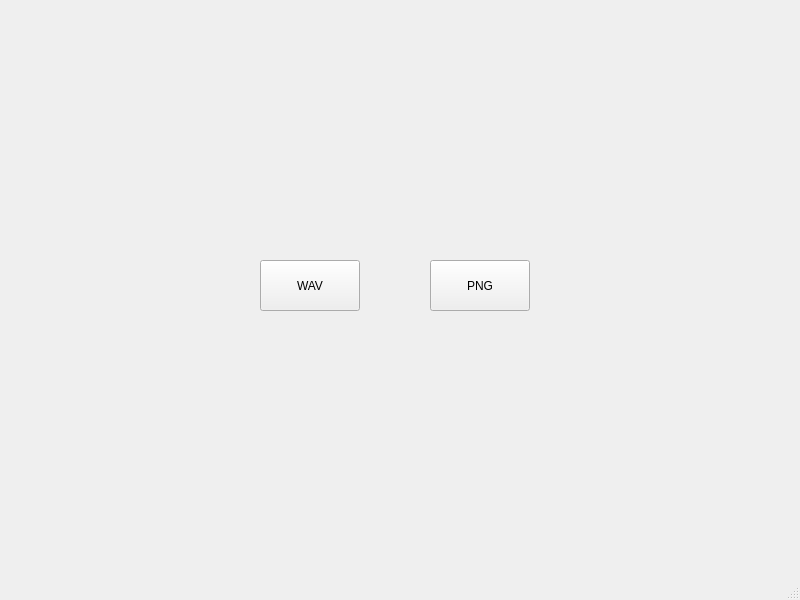
<?xml version="1.0" encoding="UTF-8"?>
<ui version="4.0">
 <class>MainWindow</class>
 <widget class="QMainWindow" name="MainWindow">
  <property name="geometry">
   <rect>
    <x>0</x>
    <y>0</y>
    <width>800</width>
    <height>600</height>
   </rect>
  </property>
  <property name="windowTitle">
   <string>MainWindow</string>
  </property>
  <widget class="QWidget" name="centralwidget">
   <widget class="QPushButton" name="openPngButton">
    <property name="geometry">
     <rect>
      <x>430</x>
      <y>260</y>
      <width>100</width>
      <height>51</height>
     </rect>
    </property>
    <property name="text">
     <string>PNG</string>
    </property>
   </widget>
   <widget class="QPushButton" name="openWavButton">
    <property name="geometry">
     <rect>
      <x>260</x>
      <y>260</y>
      <width>100</width>
      <height>51</height>
     </rect>
    </property>
    <property name="text">
     <string>WAV</string>
    </property>
   </widget>
  </widget>
  <widget class="QMenuBar" name="menubar">
   <property name="geometry">
    <rect>
     <x>0</x>
     <y>0</y>
     <width>800</width>
     <height>24</height>
    </rect>
   </property>
  </widget>
  <widget class="QStatusBar" name="statusbar"/>
 </widget>
 <resources/>
 <connections/>
</ui>
